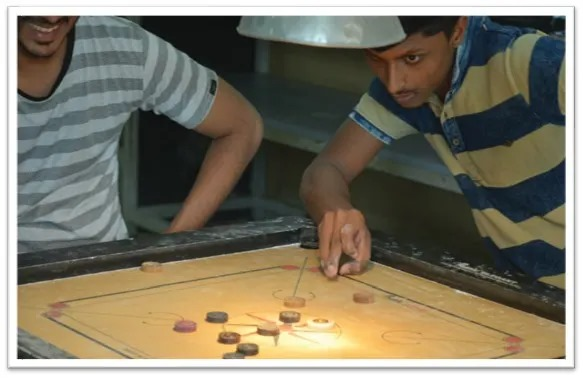
#> input picture ASIP/Practical-4/assets/image-1.jpeg, 583 x 378 px
$ jupyter execute asip_practical_4.ipynb
#> lines starting #> are read from the running program, lines starting #| are printed output that depends on the picture; after the words box and inside, x2 and y2 are one past the last pixel; in counts of white or black regions, pixels touching at a corner belong together
## Applied Signal and Image Processing

(Subhashish Nabajja, CS24010)

**Aim**: Write program to implement point/pixel intensity transformations
1. Log and Power-law transformations
2. Contrast adjustments
3. Histogram equalization
4. Thresholding, and halftoning operations

# Image Processing Operations

## 1. Log and Power-law Transformations
- **Log Transformation**: This transformation is used to enhance the darker regions of an image. It applies a logarithmic function to pixel values, which compresses the higher intensities and stretches the lower intensities. It is often used to improve the visibility of details in the darker regions of an image.
  - **Formula**: \( S = c \cdot \log(1 + I) \), where \( I \) is the original image intensity, \( S \) is the transformed intensity, and \( c \) is a scale constant.

- **Power-law (Gamma) Transformation**: This operation adjusts the contrast of an image by applying a power-law function to each pixel. The transformation can lighten or darken the image depending on the value of gamma (\( \gamma \)).
  - **Formula**: \( S = c \cdot I^{\gamma} \), where \( \gamma \) is the gamma value and \( c \) is a scale constant.
  - If \( \gamma > 1 \), the image appears brighter, and if \( \gamma < 1 \), the image appears darker.

## 2. Contrast Adjustments
- **Contrast Adjustment**: This operation changes the contrast of an image by scaling the pixel intensities. A higher contrast enhances the difference between the light and dark areas, while a lower contrast makes the image look flatter.
  - **Formula**: \( S = \alpha \cdot I + \beta \), where \( \alpha \) controls the contrast (scaling factor) and \( \beta \) adjusts the brightness (offset).

## 3. Histogram Equalization
- **Histogram Equalization**: This technique enhances the contrast in an image by adjusting the intensity distribution of the image to span the full range of pixel values. It redistributes the intensity levels to use the available range more efficiently, making the image appear more balanced and clearer.
  - The algorithm works by computing the cumulative distribution function (CDF) of pixel intensities and then transforming the intensities based on the CDF.

## 4. Thresholding and Halftoning Operations
- **Thresholding**: This technique converts an image into a binary format by setting all pixels above a certain threshold to white (255) and those below the threshold to black (0). It is commonly used for segmenting objects from the background.
  - **Formula**: \( S = 255 \) if \( I > threshold \), else \( S = 0 \), where \( S \) is the transformed pixel value.

- **Halftoning**: This operation simulates continuous tones in an image by converting it into a binary format. The technique involves creating a dot pattern that approximates the original image's tonal variations. It is often used in printing, where continuous shading is not possible.
  - Halftoning works by mapping pixel intensities to either black or white based on a specific criterion (e.g., pixel intensity threshold).

---

These operations are fundamental image processing techniques that can enhance or modify images in various ways, making them suitable for a wide range of applications such as image enhancement, object detection, and visual effects.

[cell 1]
import cv2
import numpy as np
import matplotlib.pyplot as plt

# Load an example grayscale image
def load_image(path):
#> called with path = './assets/image-1.jpeg'
    image = cv2.imread(path, cv2.IMREAD_GRAYSCALE)
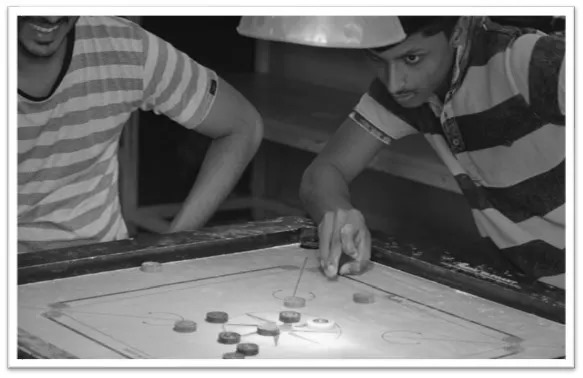
#> image: shape (378, 583); min 5, max 255, mean 116.5
    if image is None:
        raise ValueError(f"Image not found at '{path}'. Please provide a valid path.")
    return image

# 1. Log Transformation
def log_transform(image):
    c = 255 / np.log(1 + np.max(image))  # Scale constant
#> c = 45.99
    log_image = c * np.log(1 + image)
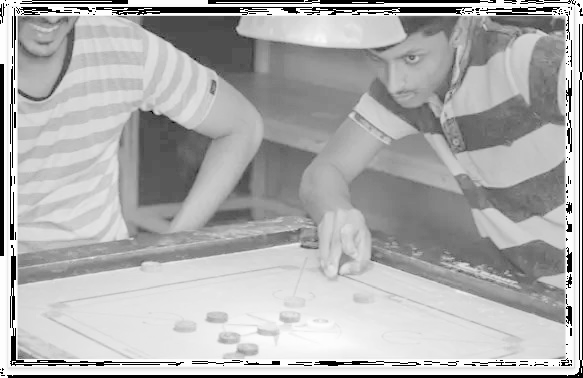
#> log_image: shape (378, 583) float16; 4.5% of the values are NaN or infinite; the others: min 82.44, max 255, mean 206.5; drawn with min black, max white, NaN and infinite black
    return np.uint8(log_image)
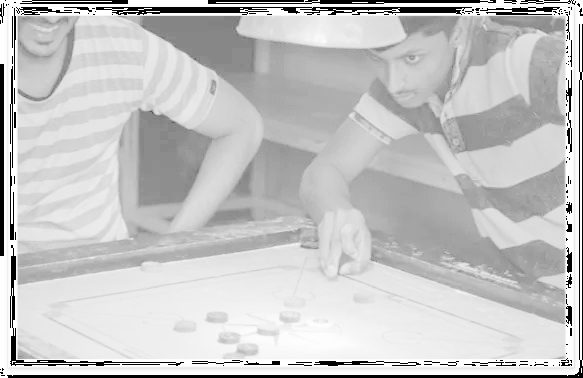
#> returned value: shape (378, 583); min 0, max 255, mean 196.8

# 2. Power-Law (Gamma) Transformation
def power_law_transform(image, gamma=1.0):
#> called with gamma = 0.5
    c = 255 / (np.max(image) ** gamma)
#> c = 15.97
    power_image = c * (image ** gamma)
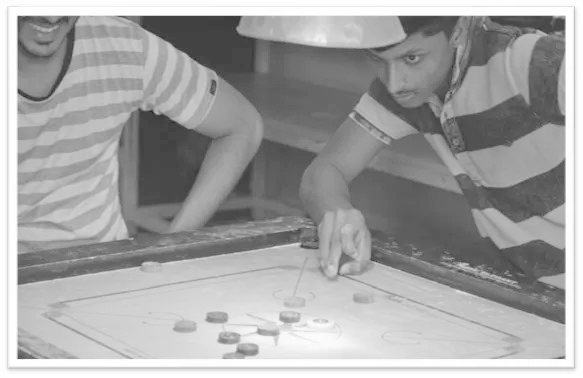
#> power_image: shape (378, 583) float64; min 35.71, max 255, mean 163.3
    return np.uint8(power_image)

# 3. Contrast Adjustment
def contrast_adjustment(image, alpha=1.5, beta=0):
#> called with alpha = 2, beta = 50
    contrast_image = cv2.convertScaleAbs(image, alpha=alpha, beta=beta)
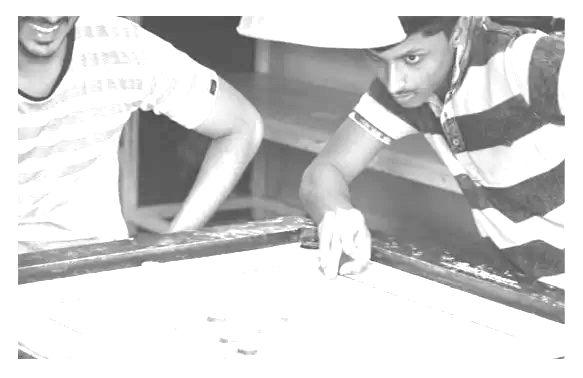
#> contrast_image: shape (378, 583); min 60, max 255, mean 208.4
    return contrast_image

# 4. Histogram Equalization
def histogram_equalization(image):
    equalized_image = cv2.equalizeHist(image)
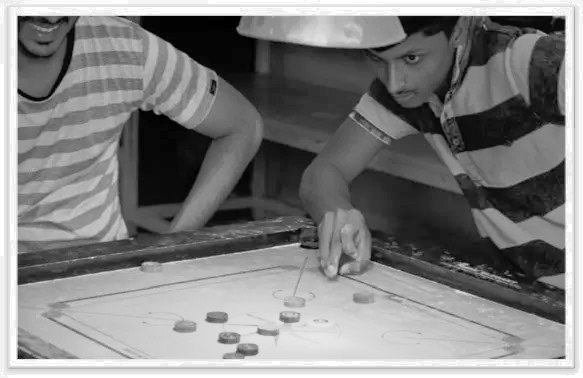
#> equalized_image: shape (378, 583); min 0, max 255, mean 128.6
    return equalized_image

# 5. Thresholding
def thresholding(image, threshold=128):
#> called with threshold = 128
    _, binary_image = cv2.threshold(image, threshold, 255, cv2.THRESH_BINARY)
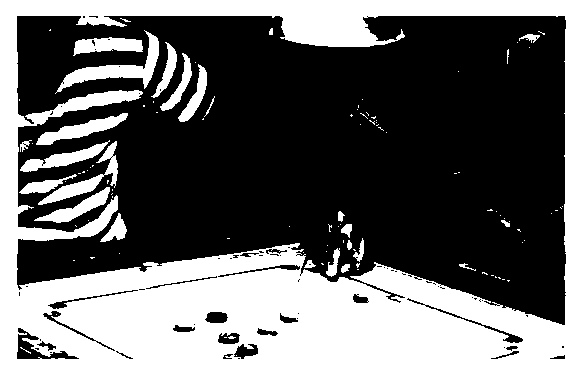
#> binary_image: shape (378, 583); 40.9% white; 106 white regions (80 under 20 px), largest, box (x1, y1, x2, y2) and area: (0, 0, 583, 378) 80491, (55, 30, 159, 94) 1552, (38, 141, 118, 205) 1059
    return binary_image

# 6. Halftoning
def halftoning(image):
    halftone_image = np.where(image > 127, 255, 0).astype(np.uint8)
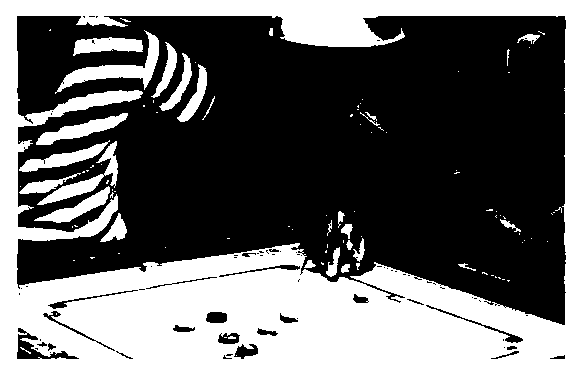
#> halftone_image: shape (378, 583); 41.3% white; 100 white regions (72 under 20 px), largest, box (x1, y1, x2, y2) and area: (0, 0, 583, 378) 80967, (55, 30, 159, 94) 1572, (37, 141, 118, 205) 1079
    return halftone_image

# Display images
def display_images(images, titles):
    plt.figure(figsize=(15, 10))
    for i, (image, title) in enumerate(zip(images, titles)):
        rows, cols = 2, 4  # Adjust grid size to fit 7 images
        plt.subplot(rows, cols, i + 1)
        plt.imshow(image, cmap='gray')
        plt.title(title)
        plt.axis('off')
#> this loop made 7 passes
#> title on passes 1 to 7: 'Original', 'Log Transform', 'Power-law Transform', 'Contrast Adjustment', 'Histogram Equalization', 'Thresholding', 'Halftoning'
    plt.tight_layout()
    plt.show()

if __name__ == "__main__":
    # Load your image here
    image_path = './assets/image-1.jpeg'  # Replace with the path to your image
    image = load_image(image_path)

    # Apply transformations
    log_image = log_transform(image)
    power_image = power_law_transform(image, gamma=0.5)
    contrast_image = contrast_adjustment(image, alpha=2.0, beta=50)
    equalized_image = histogram_equalization(image)
    binary_image = thresholding(image, threshold=128)
    halftone_image = halftoning(image)

    # Display results
    images = [image, log_image, power_image, contrast_image, equalized_image, binary_image, halftone_image]
    titles = ["Original", "Log Transform", "Power-law Transform",
              "Contrast Adjustment", "Histogram Equalization",
              "Thresholding", "Halftoning"]
    display_images(images, titles)
